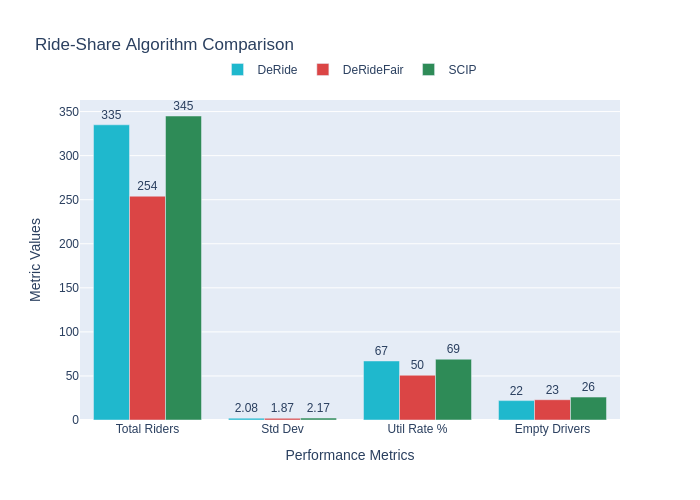

Source code (Python):
import plotly.graph_objects as go
import pandas as pd
import os

# Get the directory where this script is located
script_dir = os.path.dirname(os.path.abspath(__file__))

# Create the data for all three algorithms, including empty drivers
data = [
    {"Algorithm": "DeRide", "Total_Riders": 335, "Std_Dev": 2.08, "Utilization_Rate": 67.0, "Empty_Drivers": 22},
    {"Algorithm": "DeRideFair", "Total_Riders": 254, "Std_Dev": 1.87, "Utilization_Rate": 50.8, "Empty_Drivers": 23},
    {"Algorithm": "SCIP", "Total_Riders": 345, "Std_Dev": 2.17, "Utilization_Rate": 69.0, "Empty_Drivers": 26}
]

df = pd.DataFrame(data)

# Define the metrics and their abbreviated names for x-axis
metric_labels = ['Total Riders', 'Std Dev', 'Util Rate %', 'Empty Drivers']

# Define colors for the three algorithms
colors = ['#1FB8CD', '#DB4545', '#2E8B57']

fig = go.Figure()

# Create bars for each algorithm
for i, algorithm in enumerate(df['Algorithm']):
    values = [df.loc[i, 'Total_Riders'], df.loc[i, 'Std_Dev'], df.loc[i, 'Utilization_Rate'], df.loc[i, 'Empty_Drivers']]
    text_values = [f'{val}' if val < 10 else f'{int(val)}' for val in values]
    
    fig.add_trace(go.Bar(
        name=algorithm,
        x=metric_labels,
        y=values,
        marker_color=colors[i],
        cliponaxis=False,
        text=text_values,
        textposition='outside',
        hovertemplate='<b>%{fullData.name}</b><br>%{x}: %{y}<extra></extra>'
    ))

# Update layout
fig.update_layout(
    title="Ride-Share Algorithm Comparison",
    xaxis_title="Performance Metrics",
    yaxis_title="Metric Values",
    barmode='group',
    legend=dict(
        orientation='h',
        yanchor='bottom',
        y=1.05,
        xanchor='center',
        x=0.5
    )
)

# Save the chart in the same directory as the script
output_path = os.path.join(script_dir, 'ride_share_performance_chart.png')
fig.write_image(output_path)
print(f"Chart saved to: {output_path}")
